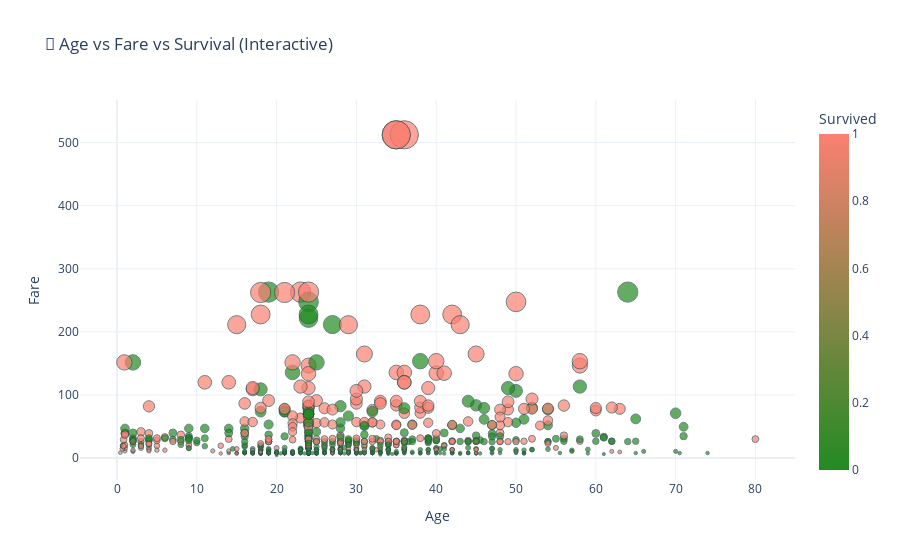

Notebook code for this chart:
### Code cell
#16.⚡ Interactive Scatter: Survival by Age & Fare
plt.figure(figsize = (8,10))
fig = px.scatter(data_frame = df,
                 x = "Age" ,
                 y = "Fare",
                 size= "Fare",
                 color = "Survived",
                hover_data=["Sex", "Pclass", "Embarked"],
                 color_continuous_scale=[ "#228B22" , "#FA8072" ],
                 title = "🧭 Age vs Fare vs Survival (Interactive)",
                 template="plotly_white"
                )
fig.update_traces(marker=dict(line=dict(width=1, color="DarkSlateGrey")))
fig.show()

### Figure 1 — Plotly figure (JSON) as saved in the notebook; plotly's stock layout.template omitted (floating-point values rounded to 4 significant figures; data arrays with more than 128 entries replaced by an {"elided": "..."} marker saying what was removed)
{"data": [{"customdata": {"elided": "891x3 mixed values"}, "hovertemplate": "Age=%{x}<br>Fare=%{marker.size}<br>Sex=%{customdata[0]}<br>Pclass=%{customdata[1]}<br>Embarked=%{customdata[2]}<br>Survived=%{marker.color}<extra></extra>", "legendgroup": "", "marker": {"color": {"elided": "891 int values"}, "coloraxis": "coloraxis", "line": {"color": "DarkSlateGrey", "width": 1}, "size": {"elided": "891 float values"}, "sizemode": "area", "sizeref": 1.281, "symbol": "circle"}, "mode": "markers", "name": "", "orientation": "v", "showlegend": false, "type": "scatter", "x": {"elided": "891 float values"}, "xaxis": "x", "y": {"elided": "891 float values"}, "yaxis": "y"}], "layout": {"coloraxis": {"colorbar": {"title": {"text": "Survived"}}, "colorscale": [[0, "#228B22"], [1, "#FA8072"]]}, "legend": {"itemsizing": "constant", "tracegroupgap": 0}, "title": {"text": "🧭 Age vs Fare vs Survival (Interactive)"}, "xaxis": {"anchor": "y", "domain": [0, 1], "title": {"text": "Age"}}, "yaxis": {"anchor": "x", "domain": [0, 1], "title": {"text": "Fare"}}}}
